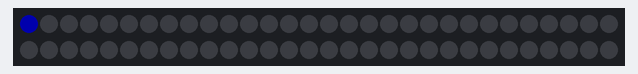
A sketch run on a simulated Arduino Uno, built with avr-gcc and run on an emulated ATmega328P. Parts: 60 RGB LEDs in strip order, left to right, continuing on the next row. Dim RGB values are drawn brighter than linear; what the sketch prints to the serial monitor is not drawn.

Above: at 0.1 s.
At 0.46 s:
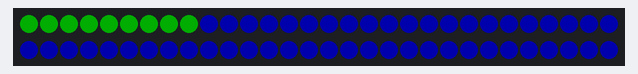
At 13.71 s:
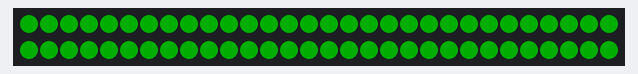

The sketch:

LED_Strip_test.ino
```cpp
#include <Adafruit_NeoPixel.h>


Adafruit_NeoPixel strip = Adafruit_NeoPixel(60, 6, NEO_GRB + NEO_KHZ800);
                                                    //first argument is the number of leds in the strip
                                                    //seconds argument is the pin that Data_in is connected to
                                                    //third argument is the golors and frequency

int snake;                                          //sneaky snake for lights

int gamma[] = {
    0,  0,  0,  0,  0,  0,  0,  0,  0,  0,  0,  0,  0,  0,  0,  0,
    0,  0,  0,  0,  0,  0,  0,  0,  0,  0,  0,  0,  1,  1,  1,  1,
    1,  1,  1,  1,  1,  1,  1,  1,  1,  2,  2,  2,  2,  2,  2,  2,
    2,  3,  3,  3,  3,  3,  3,  3,  4,  4,  4,  4,  4,  5,  5,  5,
    5,  6,  6,  6,  6,  7,  7,  7,  7,  8,  8,  8,  9,  9,  9, 10,
   10, 10, 11, 11, 11, 12, 12, 13, 13, 13, 14, 14, 15, 15, 16, 16,
   17, 17, 18, 18, 19, 19, 20, 20, 21, 21, 22, 22, 23, 24, 24, 25,
   25, 26, 27, 27, 28, 29, 29, 30, 31, 32, 32, 33, 34, 35, 35, 36,
   37, 38, 39, 39, 40, 41, 42, 43, 44, 45, 46, 47, 48, 49, 50, 50,
   51, 52, 54, 55, 56, 57, 58, 59, 60, 61, 62, 63, 64, 66, 67, 68,
   69, 70, 72, 73, 74, 75, 77, 78, 79, 81, 82, 83, 85, 86, 87, 89,
   90, 92, 93, 95, 96, 98, 99,101,102,104,105,107,109,110,112,114,
  115,117,119,120,122,124,126,127,129,131,133,135,137,138,140,142,
  144,146,148,150,152,154,156,158,160,162,164,167,169,171,173,175,
  177,180,182,184,186,189,191,193,196,198,200,203,205,208,210,213,
  215,218,220,223,225,228,231,233,236,239,241,244,247,249,252,255 };
                                                    //idk what gamma is for yet. came from Neopixel library
                                                    //thought it might be useful.


void setup() {
  Serial.begin(115200);

  //-------------LED STRIP(3PIN)--------------------------------
  strip.setBrightness(50);
  //not sure what min-max to set for brightness
  strip.begin();
  strip.show();

  //initializes all the LEDs to off
  colorWipe(strip.Color(0,0,255),1);//BLUE;
  delay(1);


  snake = 0;


}


void loop() {
  int i,j,k;
 /* for(i = 0; i<250;i =i+50){
    for(j = 0; j <250; j=j+50){
      for(k = 0; k<250; k=k+50){
        colorWipe(strip.Color(j ,k,i),.01);//red;
        Serial.print(i);
      }
    }
  }
  //just a random generation on the whole strip. kinda epeleptic
  i = random(1,250);
  j = random(1,250);
  k = random(1,250);

  colorWipe(strip.Color(i,j,k), 1);
  */
  colorSnake(strip.Color(0,255,0),strip.Color(0,0,255), 10);
}


//will have a little 2 led snake that runs down the strip.
void colorSnake(uint32_t c,uint32_t e, uint8_t wait){
  int j = 0;
  for(int i = 0; i<strip.numPixels(); i = i++) {
    j = snake;
    strip.setPixelColor(j+2, e);
    strip.setPixelColor(j+3, e);
    strip.setPixelColor(j+4, e);
    Serial.print("j :");Serial.println(j);
    Serial.print("snake :");Serial.println(snake);

    strip.setPixelColor(j, c);
    strip.setPixelColor(j+1, c);
    strip.show();
    delay(wait);
    if(snake > 58){
      snake=0;
      }else{
      snake++;

      }
    }
  }


// Fill the dots one after the other with a color
void colorWipe(uint32_t c, uint8_t wait) {
  for(uint16_t i=0; i<strip.numPixels(); i++) {
    strip.setPixelColor(i, c);
    strip.show();
    delay(wait);
  }
}
```
